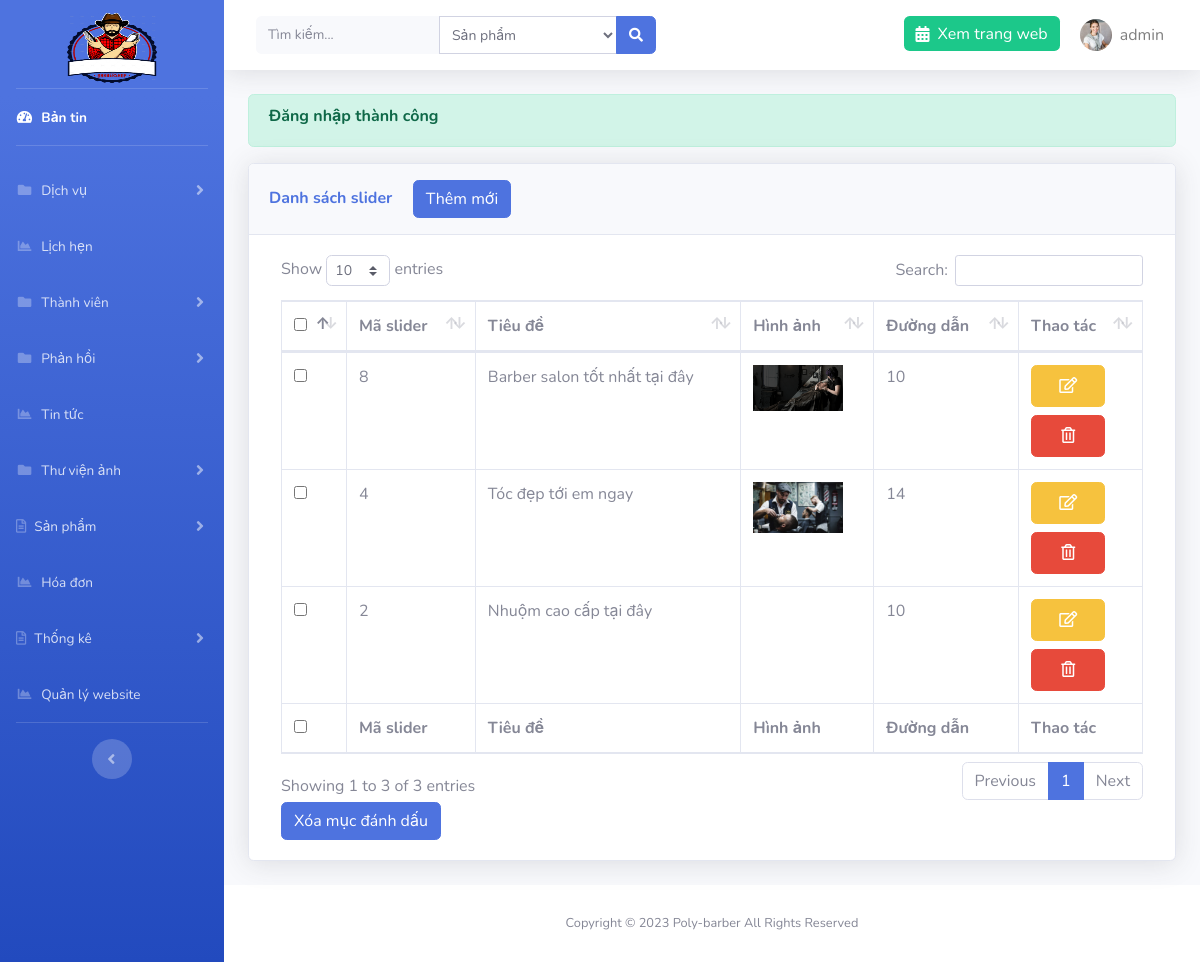
Screenshot of /admin/?page=slider (signed in) with the database file from the repository.
### tables this page shows
CREATE TABLE `setting` (
  `id` int(11) NOT NULL,
  `logo` varchar(191) NOT NULL,
  `file_ico` varchar(191) NOT NULL,
  `title` varchar(191) NOT NULL,
  `introduce` text NOT NULL,
  `slogan` varchar(191) NOT NULL
);

CREATE TABLE `libraries` (
  `id` int(11) NOT NULL,
  `name` varchar(191) NOT NULL,
  `images` varchar(191) NOT NULL,
  `link` varchar(191) NOT NULL,
  `role` bit(1) NOT NULL
);

### libs/database.php (called while the page is built, shortened)
<?php
function connection()
{
    try {
       $conn = new PDO("mysql:host=localhost; dbname=cattoc; charset=utf8", "root", "");
    } catch (PDOException $e) {
        echo "Lỗi Kết nối" . $e->getMessage();
    }
    return $conn;
}
function query_exe($sql) {
    $conn = connection();
    try {
        $stmt = $conn->prepare($sql);
        $stmt->execute();
        $result = $stmt->fetchAll(PDO::FETCH_ASSOC);
        return $result;
    } catch (PDOException $e) {
        echo "Lỗi dữ liệu" . $e->getMessage();
    } finally {
        unset($conn);
    }
}
function query_limit($sql) {
    $conn = connection();
    try {
        $stmt = $conn->prepare($sql);
        $stmt->execute();
        $result = $stmt->fetch(PDO::FETCH_ASSOC);
        return $result;
    } catch (PDOException $e) {
        echo "Lỗi dữ liệu" . $e->getMessage();
    } finally {
        unset($conn);
    }
}

### libs/setting.php (called while the page is built, shortened)
<?php
require_once "database.php";
function list_limit_setting(){
    $sql = "SELECT * from setting order by id limit 0,1";
    return query_limit($sql);
}

### libs/libraries.php (called while the page is built, shortened)
<?php
require_once "database.php";
function list_all_library($role){
    $sql = "SELECT * from libraries where role = $role order by id desc";
    return query_exe($sql);
}

### admin/libraries/sliders/index.php (the view, shortened to what this page needs)
<?php
$result = list_all_library(0);
?>
<div class="container-fluid">
    <?php if (isset($_SESSION['message'])) : ?>
        <div class="alert alert-success alert-bold">
            <h6 class="font-weight-bold alert-text"><?= $_SESSION['message'] ?></h6>
        </div>
    <?php endif; ?>
    <div class="card shadow mb-4">
        <div class="card-header py-3">
            <h6 class="m-0 font-weight-bold text-primary">Danh sách slider <a href="<?= ROOT ?>admin/?page=slider&action=add" class="btn btn-primary ml-3">Thêm mới</a></h6>
        </div>
        <div class="card-body">
            <div class="table-responsive">
                <form action="" method="POST" class="col-12">
                    <table class="table table-bordered" id="dataTable" width="100%" cellspacing="0">
                        <thead>
                            <tr>
                                <th>
                                    <input type="checkbox" name="checkall" class="checkall">
                                </th>
                                <th>Mã slider</th>
                                <th>Tiêu đề</th>
                                <th>Hình ảnh</th>
                                <th>Đường dẫn</th>
                                <th>Thao tác</th>
                            </tr>
                        </thead>
                        <tfoot>
                            <tr>
                            <th>
                                    <input type="checkbox" name="checkall" class="checkall">
                                </th>
                                <th>Mã slider</th>
                                <th>Tiêu đề</th>
                                <th>Hình ảnh</th>
                                <th>Đường dẫn</th>
                                <th>Thao tác</th>
                            </tr>
                        </tfoot>
                        <tbody>
                            <?php foreach ($result as $r) : ?>
                                <tr>
                                    <td>
                                        <input type="checkbox" name="id[]"  value="<?= $r['id'] ?>">
                                    </td>
                                    <td><?= $r['id'] ?></td>
                                    <td><?= $r['name'] ?></td>
                                    <td>
                                        <img src="../images/sliders/<?= $r['images'] ?>" width="90" alt="">
                                    </td>
                                    <td><?=$r['link']?></td>
                                    <td>
                                        <a href="<?= ROOT ?>admin/?page=slider&action=edit&id=<?= $r['id'] ?>" class="btn btn-warning d-block p-2 w-75 mb-2"><i class="far fa-edit"></i></a>
                                        <a href="<?= ROOT ?>admin/?page=slider&id=<?= $r['id'] ?>" onclick="return confirm('Bạn có chắc muốn xóa không')" class="btn btn-danger d-block p-2 w-75"><i class="far fa-trash-alt"></i></a>
                                    </td>
                                </tr>
                            <?php endforeach; ?>
                        </tbody>
                    </table>
                    <button type="submit" class="btn btn-primary" id="btndel-category" name="btn-del">Xóa mục đánh dấu</button>
                </form>
            </div>
        </div>
    </div>
</div>

### admin/template/header.php (shortened to what this page needs)
<?php $setting = list_limit_setting(); ?>
<!DOCTYPE html>
<html lang="en">
<head>
    <link href="resource/vendor/fontawesome-free/css/all.min.css" rel="stylesheet" type="text/css">
    <link rel="stylesheet" href="resource/vendor/select2.min.css" />
<link rel="stylesheet" href="https://maxcdn.bootstrapcdn.com/bootstrap/4.4.1/css/bootstrap.min.css">
    <link href="resource/css/sb-admin-2.css" rel="stylesheet">
    <link href="resource/vendor/datatables/dataTables.bootstrap4.min.css" rel="stylesheet">
</head>
<body id="page-top">
    <div id="wrapper">
        <ul class="navbar-nav bg-gradient-primary sidebar sidebar-dark accordion" id="accordionSidebar">
            <a class="sidebar-brand d-flex align-items-center justify-content-center mb-3 pt-5" href="<?=ROOT?>admin">
                <img src="../images/<?=$setting['logo']?>" alt="logo" width="90" height="70">
            </a>
            <hr class="sidebar-divider my-0">
            <li class="nav-item active">
                <a class="nav-link" href="<?= ROOT ?>admin">
                    <i class="fas fa-fw fa-tachometer-alt"></i>
                    <span>Bản tin</span></a>
            </li>
            <hr class="sidebar-divider">
            <li class="nav-item">
                <a class="nav-link collapsed" href="#" data-toggle="collapse" data-target="#collapsePages" aria-expanded="true" aria-controls="collapsePages">
                    <i class="fas fa-fw fa-folder"></i>
                    <span>Dịch vụ</span>
                </a>
            </li>
            <li class="nav-item">
                <a class="nav-link" href="<?= ROOT ?>admin/?page=appointment">
                    <i class="fas fa-fw fa-chart-area"></i>
                    <span>Lịch hẹn</span></a>
            </li>
             <li class="nav-item">
                <a class="nav-link collapsed" href="#" data-toggle="collapse" data-target="#collapsePages2" aria-expanded="true" aria-controls="collapsePages">
                    <i class="fas fa-fw fa-folder"></i>
                    <span>Thành viên</span>
                </a>
            </li>
             <li class="nav-item">
                <a class="nav-link collapsed" href="#" data-toggle="collapse" data-target="#collapsePages3" aria-expanded="true" aria-controls="collapsePages">
                    <i class="fas fa-fw fa-folder"></i>
                    <span>Phản hồi</span>
                </a>
            </li>
               <li class="nav-item">
                <a class="nav-link" href="<?= ROOT ?>admin/?page=new">
                    <i class="fas fa-fw fa-chart-area"></i>
                    <span>Tin tức</span></a>
            </li>
  <li class="nav-item">
                <a class="nav-link collapsed" href="#" data-toggle="collapse" data-target="#collapsePages4" aria-expanded="true" aria-controls="collapsePages">
                    <i class="fas fa-fw fa-folder"></i>
                    <span>Thư viện ảnh</span>
                </a>
            </li>
            <li class="nav-item">
                <a class="nav-link collapsed" href="#" data-toggle="collapse" data-target="#collapseTwo" aria-expanded="true" aria-controls="collapseTwo">
                    <i class="far fa-file-alt"></i>
                    <span>Sản phẩm</span>
                </a>
            </li>
            <li class="nav-item">
                <a class="nav-link" href="<?= ROOT ?>admin/?page=order">
                    <i class="fas fa-fw fa-chart-area"></i>
                    <span>Hóa đơn</span></a>
            </li>
            <li class="nav-item">
                <a class="nav-link collapsed" href="#" data-toggle="collapse" data-target="#collapseTwo1" aria-expanded="true" aria-controls="collapseTwo">
                    <i class="far fa-file-alt"></i>
                    <span>Thống kê</span>
                </a>
            </li>
               <li class="nav-item">
                <a class="nav-link" href="<?= ROOT ?>admin/?page=setting">
                    <i class="fas fa-fw fa-chart-area"></i>
                    <span>Quản lý website</span></a>
            </li>
            <hr class="sidebar-divider d-none d-md-block">
            <div class="text-center d-none d-md-inline">
                <button class="rounded-circle border-0" id="sidebarToggle"></button>
            </div>
        </ul>
        <div id="content-wrapper" class="d-flex flex-column">
            <div id="content">
                <nav class="navbar navbar-expand navbar-light bg-white topbar mb-4 static-top shadow">
                    <form class="d-none d-sm-inline-block form-inline mr-auto ml-md-3 my-2 my-md-0 mw-100 navbar-search" method="POST" action="<?= ROOT ?>admin/search.php">
                        <div class="input-group">
                            <input name="keyword" type="text" title="Vui lòng nhập nội dung tìm kiếm" class="form-control bg-light border-0 small" placeholder="Tìm kiếm..." aria-label="Search" aria-describedby="basic-addon2" required>
                            <select name="select_search" id="" class="form-control form-control-sm select-search">
                        <option value="1">Sản phẩm</option>
                    </select>
                            <div class="input-group-append">
                                <button class="btn btn-primary" type="submit">
                                    <i class="fas fa-search fa-sm"></i>
                                </button>
                            </div>
                        </div>
                    </form>
                    <ul class="navbar-nav ml-auto">
                        <li class="nav-item no-arrow">
                            <a href="<?=ROOT?>" class="nav-link bg-success text-white h-50 mt-3 rounded"><i class="fas fa-calendar-alt mr-2"></i>Xem trang web</a>
                        </li>
                        <li class="nav-item dropdown no-arrow">
                            <a class="nav-link dropdown-toggle" href="" id="userDropdown" role="button" data-toggle="dropdown" aria-haspopup="true" aria-expanded="false">
                                <img class="img-profile rounded-circle" src="../images/users/<?=$_SESSION['user']['images']?>">
                                <span class="ml-2 mr-2 text-black-50"><?=$_SESSION['user']['account']?></span>
                            </a>
                        </li>
                    </ul>
                </nav>

### rows the page displays
setting: logo (picture)
libraries: id "8", name "Barber salon tốt nhất tại đây", images (picture), link "10"
libraries: id "4", name "Tóc đẹp tới em ngay", images (picture), link "14"
libraries: id "2", name "Nhuộm cao cấp tại đây", link "10"

### other values shown
$_SESSION['user']['account'] "admin"
$_SESSION['message'] "Đăng nhập thành công"
